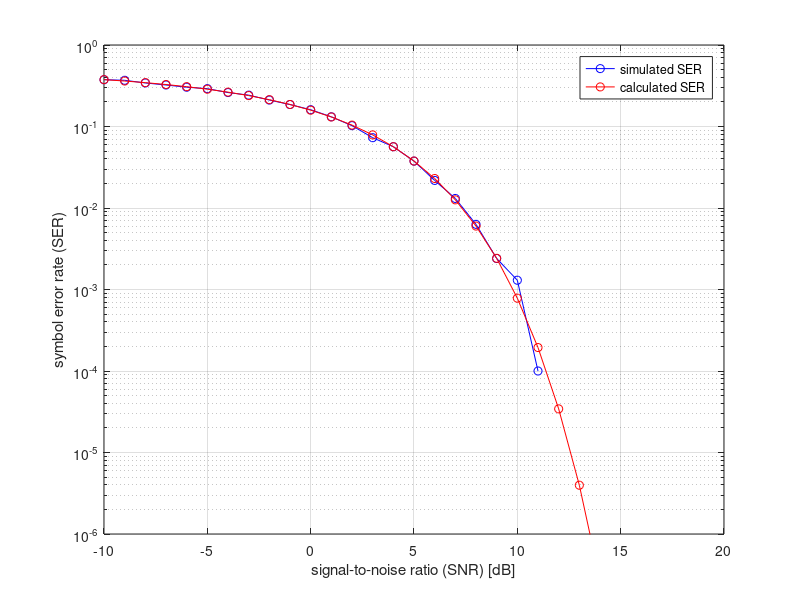

MATLAB code for this plot:
%% ECE 5680 - Wireless Communication
%% HW1: Ques 4
%% Author: Arjun Jauhari
%% Email/Netid: aj526
%% Date: 09/08/2015
%% Monte-Carlo simulation for estimating SER(Symbol Error rate)

%IMP: ALL THE NUMBERS ARE REAL BECAUSE ITS BPSK AND ONLY IN PHASE IS PRESENT
clear all;close all;
SNR_db = [-10:20];  % Sweeping over SNR of -10dB to 20dB
SNR = 10.^(SNR_db/10);
sd = sqrt(1./SNR);  % Standard Deviation
var = sd.^2;        % Variance

%% STEP 1 OF MONTE CARLO SIMULATION
%% Generating transmit data
in_bits = randi([0 1], 1, 10000);
for k = 1:length(in_bits)
  if in_bits(1,k) == 0
    x(1,k) = -1;
  else
    x(1,k) = 1;
  end
end

%%STEP 2 OF M-C SIMULATION
% Generating RANDOM NOISE WITH MEAN 0 AND VARIANCE VAR == sd^2
for k = 1:length(sd)
  noise(k,:) = sd(1,k)*randn(1,10000);
end

%%STEP 3 OF M-C SIMULATION
%% RECEIVED SIGNAL ACCORDING TO RELATION y = x + n
for k = 1:length(sd)
  y(k,:) = x + noise(k,:);
end

%% STEP 4 OF M-C SIMULATION
%% Using the detector threshold to do detection and get x_hat
decision_bound = 0;
for k = 1:length(sd)
  for r = 1:length(y)
    if y(k,r) < decision_bound
      x_hat(k,r) = -1;
    else
      x_hat(k,r) = 1;
    end
  end
end

%% STEP 5 OF M-C SIMULATION
%% Evaluate I
for k = 1:length(sd)
  for r = 1:length(x_hat)
    if x_hat(k,r) == x(1,r)
      I_mc(k,r) = 0; %no error
    else
      I_mc(k,r) = 1; %error occured
    end
  end
end

%%CALCULATE SER
for k = 1:length(sd)
  SER(1,k) = mean(I_mc(k,:));
end

%%PLOTTING
figure(1)
semilogy(SNR_db,SER,'bo-')
grid on
axis([-10 20 1e-6 1])
xlabel('signal-to-noise ratio (SNR) [dB]')
ylabel('symbol error rate (SER)')
legend('simulated SER')

hold on

%%calculation SER from analytical equation
SER_calc = 0.5*erfc(sqrt(SNR./2));
semilogy(SNR_db,SER_calc,'ro-')
legend('simulated SER', 'calculated SER')